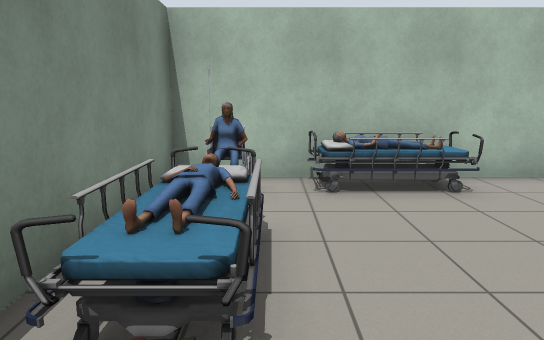
[1] (above)

16 first-person views from a walk through a world built for the Gazebo simulator. The camera is 1.3 m above the floor, tilts 10° down and sees 70° across. The floor is counted in squares, 1 m on a side. Each view is taken from the middle of a square. On the plan, view 1 faces up. The plan holds only what a view shows up to about 16 squares ahead; the rest is blank. Simple patterns stand in for the simulator's built-in surfaces. Some stock models are drawn as simple stand-ins.

[2]
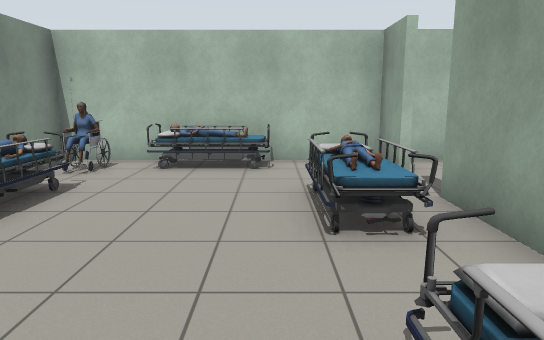

[3]
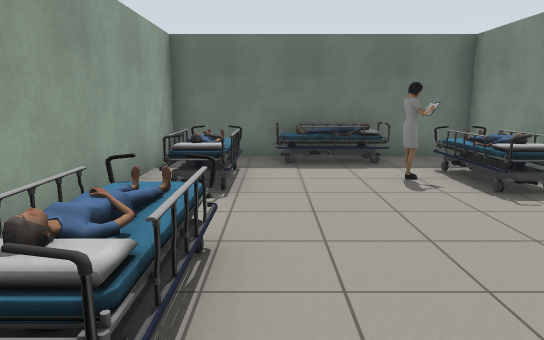

[4]
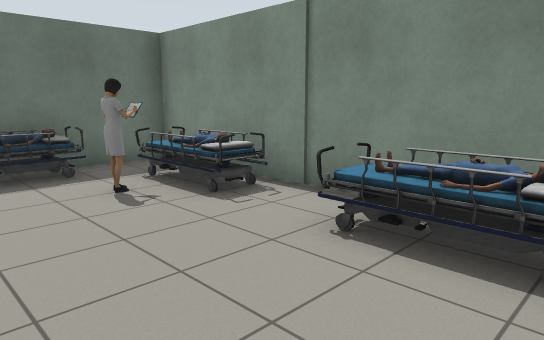

[5]
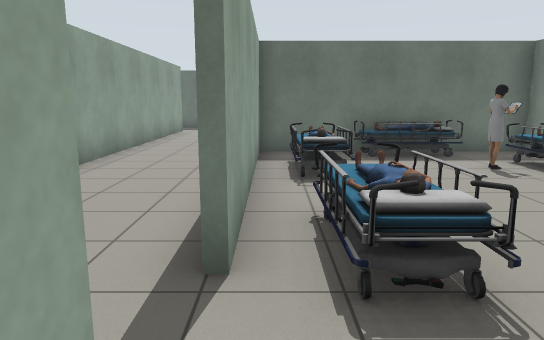

[6]
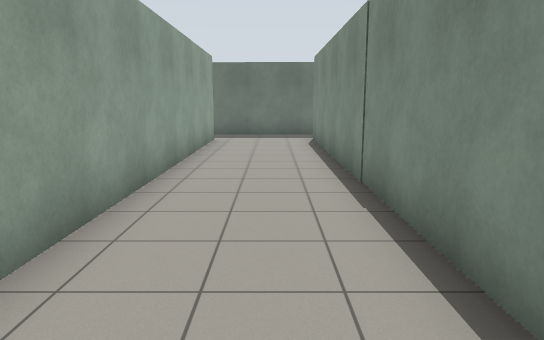

[7]
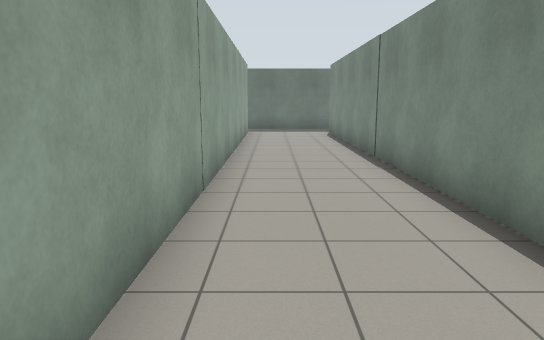

[8]
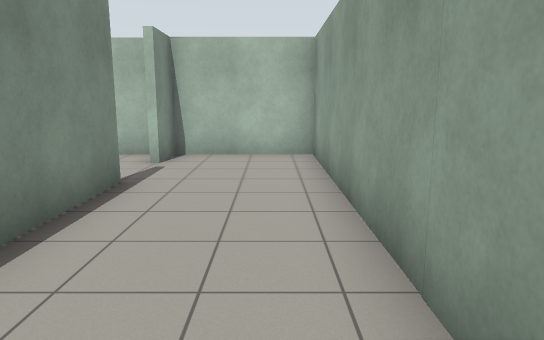

[9]
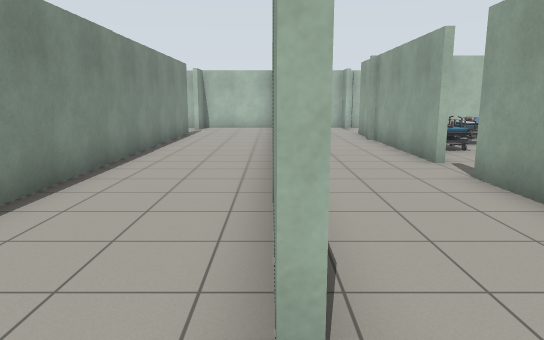

[10]
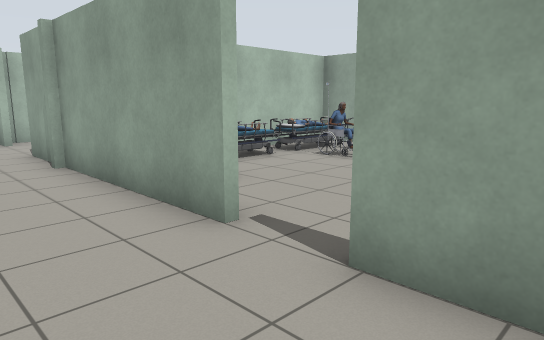

[11]
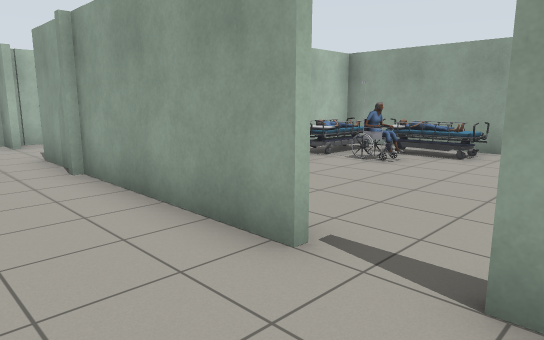

[12]
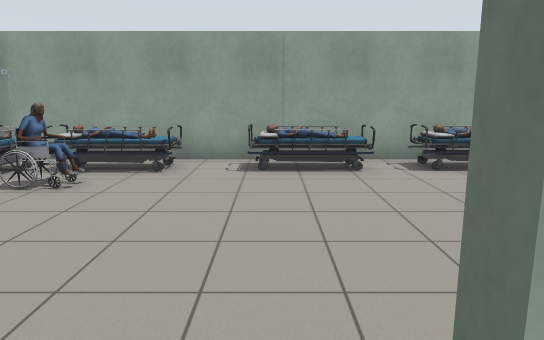

[13]
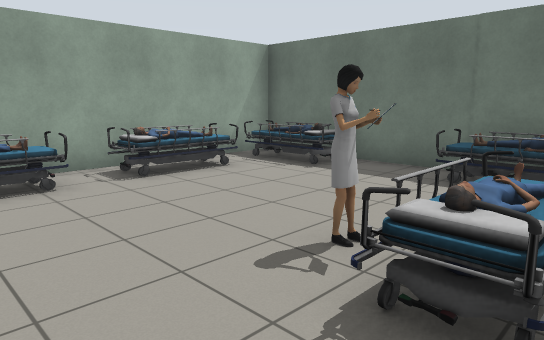

[14]
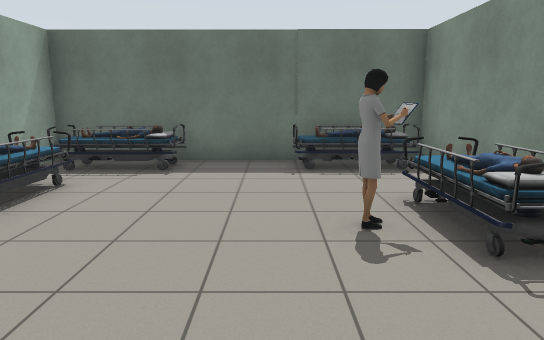

[15]
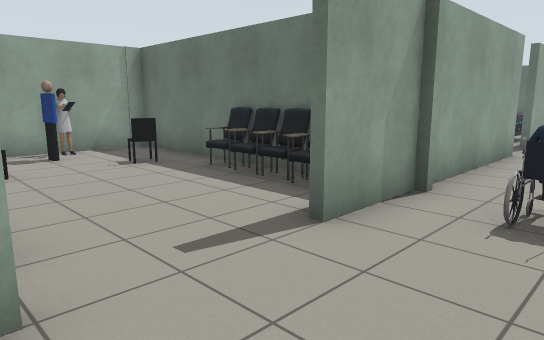

[16]
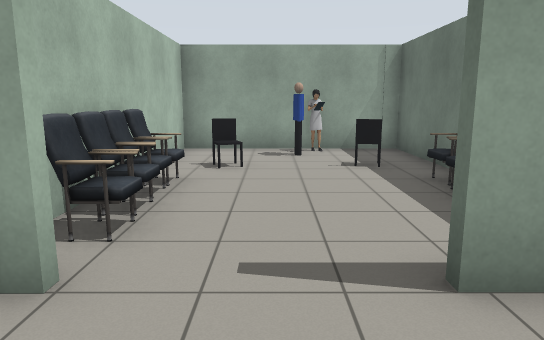

### Floor plan
Points are (right, up) in squares from view 1. A wall is a line through its corners. A room is listed if a view was taken in it or the views show most of it. See-through windows are left out.
Room 1 (views 1, 2, 3, 4, 5)
walls: (5.3, 5.1) (5.3, 6.8); (5.5, 6.7) (-1.7, 6.7) (-1.7, -4.2) (5.3, -4.2) (5.3, 3.2)
ways out: opening at (6, 4.5) to room 2
objects: bed (-1, -3) to (0, 0); bed (-1, 2) to (0, 4); wheelchair (-1, 5) to (-1, 6); person (0, -2) to (1, -1); bed (1, -4) to (3, -3); bed (1, 6) to (3, 6); bed (4, -2) to (4, -1); bed (4, 2) to (4, 4)
Room 2 (views 6, 7, 8)
walls: (5.5, 3.2) (5.5, -11.8); (5.5, 6.6) (5.5, 5.1); (9, -11.6) (9, 6.7) (5.5, 6.7)
ways out: opening at (6, 4.5) to room 1; opening at (7.5, -10.5) to room 4; opening at (6, -9)
Room 3 (views 9, 10, 11, 12, 13, 14, 15, 16)
walls: (12.5, -4.9) (12.5, -2.4); (12.5, -0.6) (12.5, 0.4); (12.5, -7.6) (12.5, -6.2); (12.5, 0.5) (12.5, 2.8); (19.4, 0.5) (20.8, 0.5) (20.8, 6.5) (12.9, 6.5); (12.7, -10.4) (12.7, -13.6) (20.8, -13.6) (20.8, 0.3) (19.4, 0.3); (12.5, 5.5) (12.5, 6.6); (8.4, -13.6) (9.4, -13.6)
ways out: opening at (9, -12.5) to room 4
objects: wheelchair (11, 1); bed (13, -13) to (15, -13); bed (13, -10) to (14, -8); bed (13, -3) to (14, -1); chair (14, 1); chair (14, 6); person (15, -9); bed (15, -1) to (17, 0); chair (15, 1); chair (15, 6); chair (16, 1); chair (16, 6); chair (17, 1); bed (18, -13) to (20, -12); wheelchair (18, -3) to (18, -2); bed (18, -1) to (20, 0); office chair (18, 2); office chair (18, 5); bed (19, -11) to (20, -9); bed (19, -8) to (20, -6); bed (19, -4) to (20, -2); person (20, 3)
Room 4 (no view inside)
walls: (5.2, -13.6) (8.4, -13.6)
ways out: opening at (7.5, -10.5) to room 2; opening at (9, -12.5) to room 3; opening at (6, -12.5)

Positions as (right, up) in squares from view 1, and headings:
1: (0, 0), facing up
2: (3, -2), facing up
3: (3, 5), facing down
4: (3, 4), facing down-left
5: (5, 6), facing down
6: (7, 2), facing down
7: (8, 5), facing down
8: (8, -3), facing up
9: (9, -13), facing up
10: (10, -8), facing up-right
11: (10, -7), facing up-right
12: (12, -6), facing right
13: (13, -6), facing down-right
14: (16, -5), facing down
15: (10, 6), facing down-right
16: (10, 4), facing right
